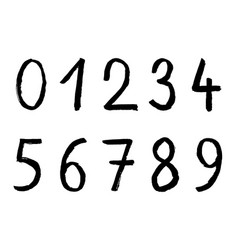
#> input picture stuff.jpg, 238 x 250 px
$ python moments.py
#> lines starting #> are read from the running program, lines starting #| are printed output that depends on the picture; after the words box and inside, x2 and y2 are one past the last pixel; in counts of white or black regions, pixels touching at a corner belong together
from __future__ import print_function
from __future__ import division
import cv2 as cv
import numpy as np
import argparse
import random as rng

rng.seed(12345)

def thresh_callback(val):
    threshold = val

    # Detect edges using Canny
    canny_output = cv.Canny(src_gray, threshold, threshold * 2)

    # Find contours
    contours, _ = cv.findContours(canny_output, cv.RETR_TREE, cv.CHAIN_APPROX_SIMPLE)

    # Get the moments
    mu = [None]*len(contours)
    for i in range(len(contours)):
        mu[i] = cv.moments(contours[i])

    # Get the mass centers
    mc = [None]*len(contours)
    for i in range(len(contours)):
        # add 1e-5 to avoid division by zero
        mc[i] = (mu[i]['m10'] / (mu[i]['m00'] + 1e-5), mu[i]['m01'] / (mu[i]['m00'] + 1e-5))

    # Draw contours
    drawing = np.zeros((canny_output.shape[0], canny_output.shape[1], 3), dtype=np.uint8)

    for i in range(len(contours)):
        color = (rng.randint(0,256), rng.randint(0,256), rng.randint(0,256))
        cv.drawContours(drawing, contours, i, color, 2)
        cv.circle(drawing, (int(mc[i][0]), int(mc[i][1])), 4, color, -1)

    # Show in a window
    cv.imshow('Contours', drawing)

    # Calculate the area with the moments 00 and compare with the result of the OpenCV function
    for i in range(len(contours)):
        print(' * Contour[%d] - Area (M_00) = %.2f - Area OpenCV: %.2f - Length: %.2f' % (i, mu[i]['m00'], cv.contourArea(contours[i]), cv.arcLength(contours[i], True)))

# Load source image
parser = argparse.ArgumentParser(description='Code for Image Moments tutorial.')
parser.add_argument('--input', help='Path to input image.', default='stuff.jpg')
args = parser.parse_args()

src = cv.imread(cv.samples.findFile(args.input))
#> src is the input picture: shape (250, 238, 3); min 0, max 255, mean 232.8
if src is None:
    print('Could not open or find the image:', args.input)
    exit(0)

# Convert image to gray and blur it
src_gray = cv.cvtColor(src, cv.COLOR_BGR2GRAY)
src_gray = cv.blur(src_gray, (3,3))
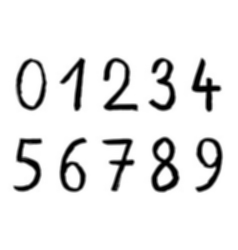
#> src_gray: shape (250, 238); min 0, max 255, mean 232.8

# Create Window
source_window = 'Source'
cv.namedWindow(source_window)
cv.imshow(source_window, src)

max_thresh = 255
thresh = 100 # initial threshold
cv.createTrackbar('Canny Thresh:', source_window, thresh, max_thresh, thresh_callback)
thresh_callback(thresh)
#> in thresh_callback, `canny_output = cv.Canny(src_gray, threshold, threshold * 2)`:
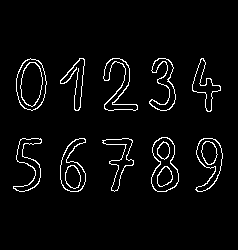
#> canny_output: shape (250, 238); 3.9% white in thin lines or dots, all inside (x1, y1, x2, y2) = (13, 58, 223, 192)
#> in thresh_callback, `contours, _ = cv.findContours(canny_output, cv.RETR_TREE, cv.CHAIN_APP..`: contours = 29 contours; largest, box (x1, y1, x2, y2) and area: (16, 58, 47, 111) 1213, (16, 58, 47, 111) 1189, (151, 137, 179, 192) 1074, (151, 137, 179, 192) 1029, (60, 138, 86, 192) 806
#> in thresh_callback, `mu = [None]*len(contours)`: mu = 29 items
#> the loop in thresh_callback, `for i in range(len(contours)):` made 29 passes
#> after the loop in thresh_callback, `for i in range(len(contours)):`: mc = 29 pairs, first value 28.16 to 209.5, second value 75.64 to 176.7
#> the loop in thresh_callback, `for i in range(len(contours)):` made 29 passes
#> color on passes 1 to 12: (213, 5, 152), (188, 99, 138), (223, 82, 191), (63, 221, 133), (89, 95, 181), (46, 211, 85), (75, 105, 39), (97, 174, 164), (12, 234, 173), (13, 212, 1), (3, 83, 91), (146, 50, 212)
#> after the loop in thresh_callback, `for i in range(len(contours)):`:
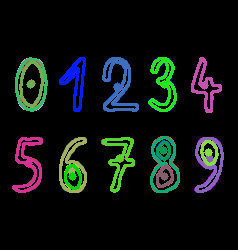
#> drawing: shape (250, 238, 3); mean of channels 0, 1, 2 16.2, 18, 12.8; drawn as B, G, R

cv.waitKey()
